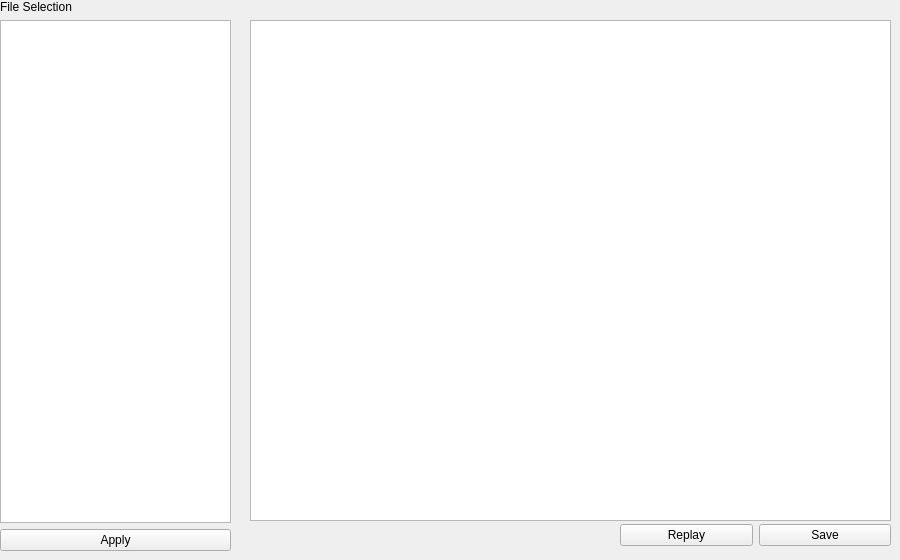
             <widget class="QWidget" name="page_44">
              <widget class="QWidget" name="verticalLayoutWidget_26">
               <property name="geometry">
                <rect>
                 <x>0</x>
                 <y>0</y>
                 <width>231</width>
                 <height>551</height>
                </rect>
               </property>
               <layout class="QVBoxLayout" name="verticalLayout_28">
                <item>
                 <widget class="QLabel" name="label_Vis_Res_Ani_fSele">
                  <property name="text">
                   <string>File Selection</string>
                  </property>
                 </widget>
                </item>
                <item>
                 <widget class="QListWidget" name="listWidget_Vis_Res_Ani_fSele">
                  <property name="selectionMode">
                   <enum>QAbstractItemView::MultiSelection</enum>
                  </property>
                 </widget>
                </item>
                <item>
                 <widget class="QPushButton" name="pushButton_Vis_Res_Ani_Apply">
                  <property name="text">
                   <string>Apply</string>
                  </property>
                 </widget>
                </item>
               </layout>
              </widget>
              <widget class="QGraphicsView" name="graphicsView_Vis_Res_Ani_Disp">
               <property name="geometry">
                <rect>
                 <x>250</x>
                 <y>20</y>
                 <width>641</width>
                 <height>501</height>
                </rect>
               </property>
              </widget>
              <widget class="QWidget" name="horizontalLayoutWidget_30">
               <property name="geometry">
                <rect>
                 <x>620</x>
                 <y>520</y>
                 <width>271</width>
                 <height>31</height>
                </rect>
               </property>
               <layout class="QHBoxLayout" name="horizontalLayout_35">
                <item>
                 <widget class="QPushButton" name="pushButton_Vis_Res_Ani_Replay">
                  <property name="text">
                   <string>Replay</string>
                  </property>
                 </widget>
                </item>
                <item>
                 <widget class="QPushButton" name="pushButton_Vis_Res_Ani_Save">
                  <property name="text">
                   <string>Save</string>
                  </property>
                 </widget>
                </item>
               </layout>
              </widget>
             </widget>
